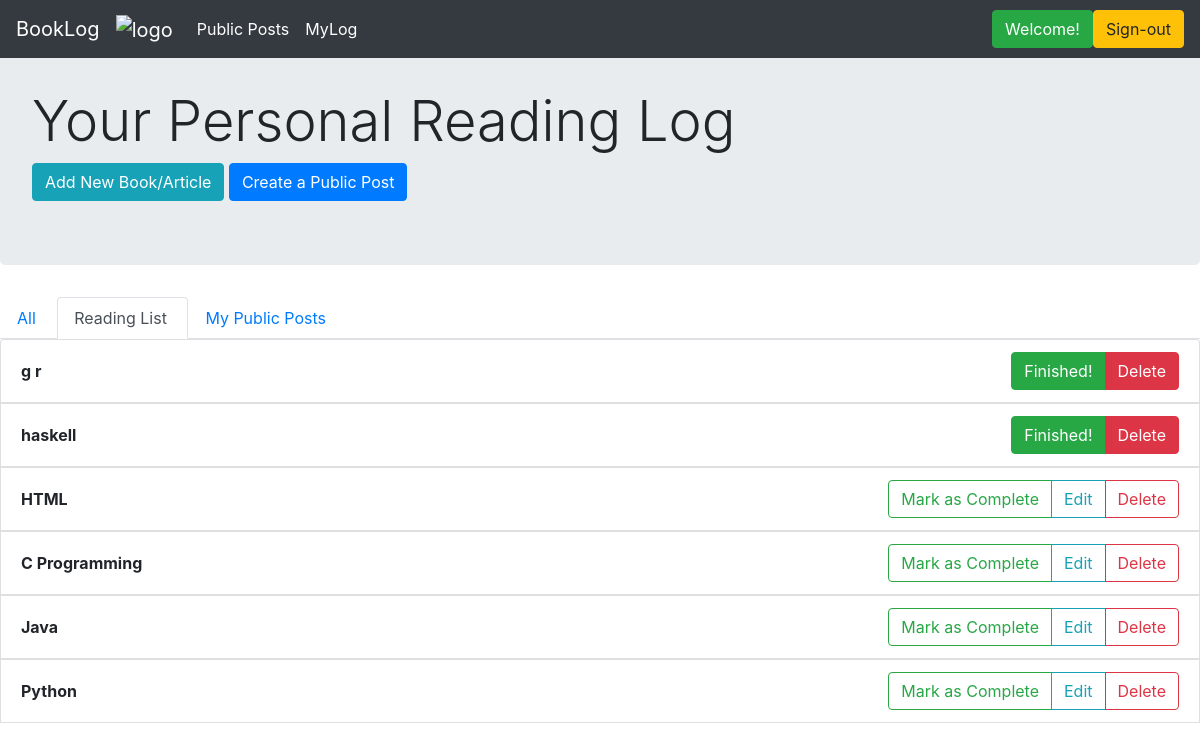
Before: /readinglist (signed in) with the older database file.
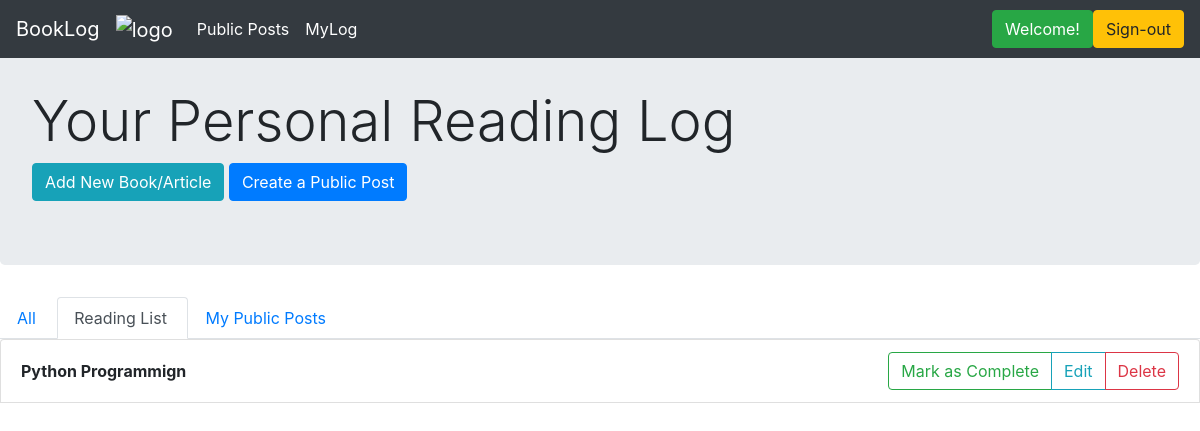
After: the same page with the newer database file.
### application/models.py (models this page shows)
class Book(db.Model):
    __tablename__ = 'books_and_other_readings'
    id = db.Column(db.Integer, primary_key=True)
    title = db.Column(db.String(80), index=True, unique=False, nullable=False)
    author = db.Column(db.String(80), index=False, unique=False, nullable=True)
    date_started = db.Column(db.DateTime, index=False, unique=False, nullable=False)
    description = db.Column(db.Text, index=False, unique=False, nullable=True)
    complete = db.Column(db.Boolean, index=False, unique=False, nullable=True)
    user_id = db.Column(db.Integer, ForeignKey('users.id'), nullable=False, index=True)
    user = relationship("User", backref = "books", foreign_keys=[user_id])
    cat_id = db.Column(db.Integer, ForeignKey('categories.id'), nullable=True, index=True)
    category = relationship("Category", backref="books", foreign_keys=[cat_id])

### application/routes.py (the view)
@main_bp.route("/readinglist", methods=['GET'])
@login_required
def reading_list():
    user = User.query.filter_by(id=session.get("user_id")).first()
    books = user.books
    book_titles = []
    for b in reversed(books):
        book_titles.append(b.title)
    return render_template("readinglist.html", books = books, titles = book_titles)

### application/auth.py (called while the page is built)
@auth_bp.before_app_request
def load_logged_in_user():
    user_id = session.get('user_id')
    if user_id is None:
        g.user = None
    else:
        g.user = User.query.filter_by(id=user_id).first()

def login_required(view):
    @functools.wraps(view)
    def wrapped_view(**kwargs):
        if g.user is None:
            return redirect(url_for('auth_bp.login'))
        return view(**kwargs)
    return wrapped_view

### application/routes.py (called while the page is built)
@main_bp.before_app_request
def load_logged_in_user():
    user_id = session.get('user_id')
    if user_id is None:
        g.user = None
    else:
        g.user = User.query.filter_by(id=user_id).first()

### application/templates/readinglist.html (shortened to what this page needs)
{% extends 'layout.html' %}
{% block content %}
<div class="jumbotron">
    <br>
    <h1 class="display-4">Your Personal Reading Log</h1>
    <a href="{{url_for('main_bp.create_new')}}" class="btn btn-info" role="button">Add New Book/Article</a>
    <a href="{{url_for('main_bp.create_public_post')}}" class="btn btn-primary" role="button">Create a Public Post</a>
</div>
<ul class="nav nav-tabs">
  <li class="nav-item"> <a class="nav-link" href="{{url_for('main_bp.myLog')}}">All&nbsp;</a> </li>
  <li class="nav-item"> <a class="nav-link active" href="#">Reading List&nbsp;</a></li>
  <li class="nav-item"> <a class="nav-link" href="{{ url_for('main_bp.my_public_posts')}}">My Public Posts&nbsp;&nbsp;</a></li>
  <div class="btn-toolbar" role="toolbar">
  </div>
</ul>
<ul class="list-group">
{% for book in books %}
  <li class="list-group-item d-flex justify-content-between align-items-center">
    <b>{{titles[loop.index-1]}}</b>
    {% if book.complete %}
    <div class="btn-group" role="group" aria-label="Basic example">
       <a href="#" class="btn btn-success" role="button">Finished!</a>
       <a href="{{url_for('main_bp.delete', book_id=book.id)}}" class="btn btn-danger" role="button">Delete</a>
    </div>
    {% else %}
    <div class="btn-group" role="group" aria-label="Basic example">
      <a href="{{ url_for('main_bp.mark_done', book_id=book.id) }}" class="btn btn-outline-success" role="button">Mark as Complete</a>
      <button class="btn btn-outline-info" type="button" data-toggle="collapse" area-expanded="false" data-target={{"#log" + loop.index|string}}>Edit</button>
      <a href="{{ url_for('main_bp.delete', book_id=book.id) }}" class="btn btn-outline-danger" role="button">Delete</a>
    </div>
    {% endif %}
  </li>
{% endfor %}
</ul>
{% endblock %}

Changed rows visible on the page:
removed Book: title "g r", {{ titles[loop.index-1] }} "Python"
removed Book: title "Java"
removed Book: title "haskell"
removed Book: title "C Programming"
removed Book: title "HTML"
changed Book: title (not shown) → "Python Programmign"; complete "Finished!" → "Mark as Complete Edit"
